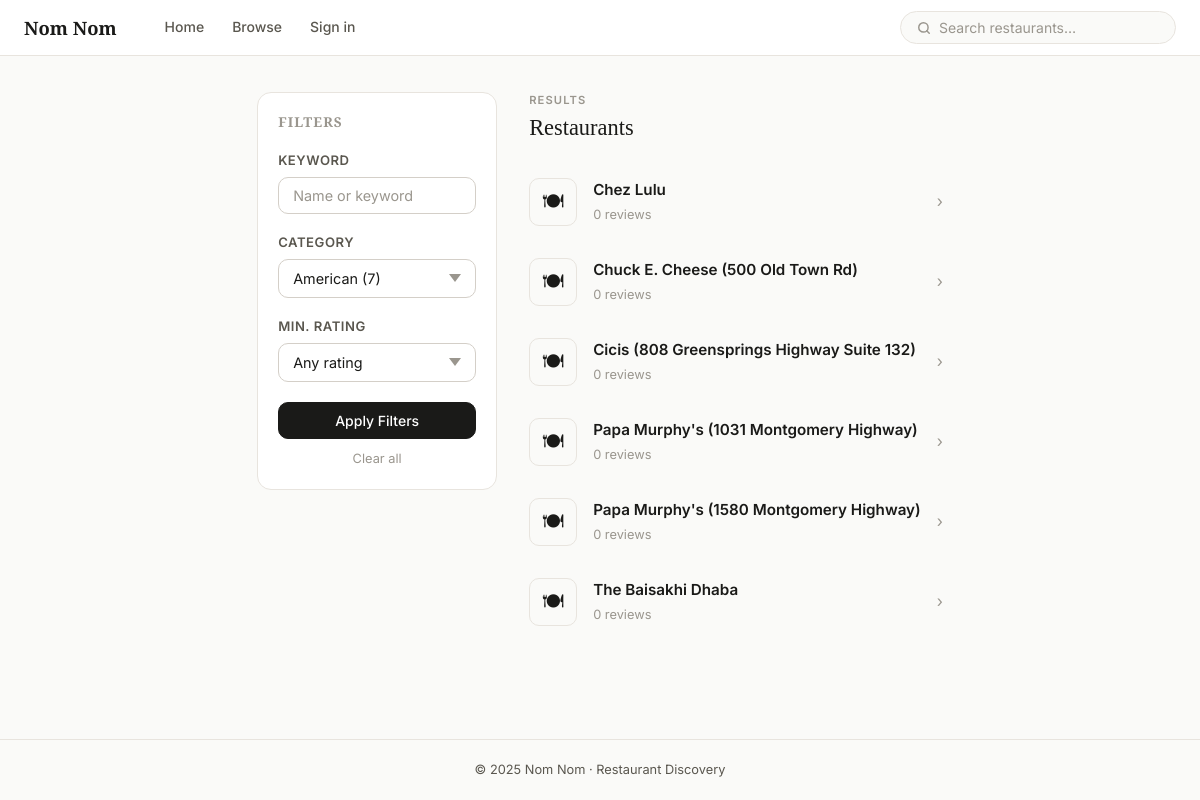
/browse?category=2, run on an earlier commit of the app's database.
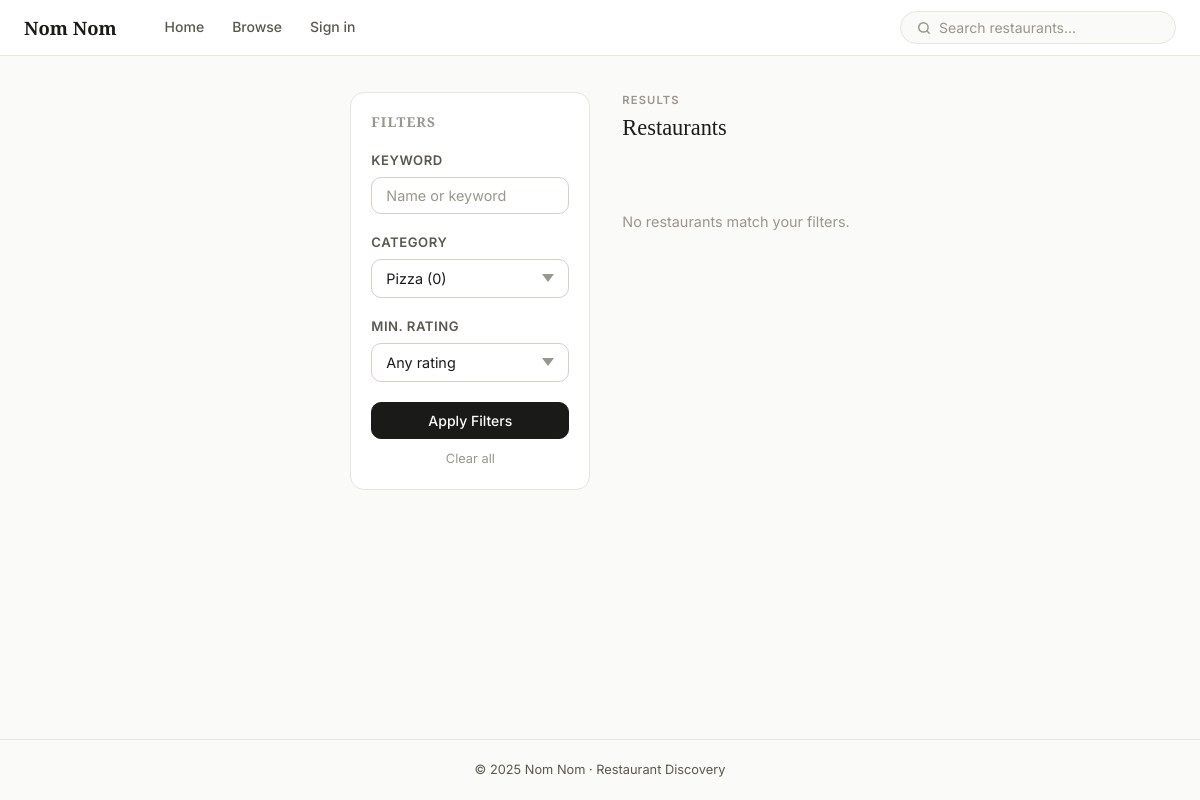
And on a later commit of the database.
### tables this page shows
CREATE TABLE restaurants (
    restaurant_id INTEGER PRIMARY KEY AUTOINCREMENT,
    name TEXT NOT NULL,
    category_id INTEGER,
    price_range TEXT,
    full_address TEXT,
    city TEXT,
    state TEXT,
    latitude REAL,
    longitude REAL,
    avg_rating REAL DEFAULT 0.00,
    total_reviews INTEGER DEFAULT 0,
    FOREIGN KEY (category_id) REFERENCES categories(category_id)
);

### web/app.py (the view)
@app.route('/browse')
def browse():
    keyword    = request.args.get("q", "").strip()
    category   = request.args.get("category", None, type=int)
    price      = request.args.get("price", "").strip()
    min_rating = request.args.get("min_rating", None, type=float)
    city       = request.args.get("city", "").strip()
    results    = db.search_restaurants(
        keyword=keyword or None,
        category_id=category,
        price_range=price or None,
        min_rating=min_rating,
        city=city or None,
    )
    categories = db.get_category_summary()
    query      = dict(q=keyword, category=category, price=price, min_rating=min_rating, city=city)
    return render_template("browse.html", restaurants=results, categories=categories, query=query)

### sqlQueries.py (called while the page is built)
def get_connection() -> sqlite3.Connection:
    conn = sqlite3.connect(DB_PATH)
    conn.row_factory = sqlite3.Row
    conn.execute("PRAGMA journal_mode = WAL")
    conn.execute("PRAGMA foreign_keys = ON")
    return conn

def get_category_summary() -> list[dict]:
    with get_connection() as conn:
        rows = conn.execute("""
            SELECT c.category_id, c.name AS category, COUNT(r.restaurant_id) AS restaurant_count
            FROM categories c
            LEFT JOIN restaurants r ON r.category_id = c.category_id
            GROUP BY c.category_id
            ORDER BY restaurant_count DESC
        """).fetchall()
    return [dict(r) for r in rows]

### web/app.py (called while the page is built)
def current_user():
    return session.get("user")

@app.context_processor
def inject_user():
    return {"user": current_user()}

### web/templates/browse.html (shortened to what this page needs)
{% extends "base.html" %}
{% block content %}
<div class="browse-layout">
  <aside class="sidebar">
    <form class="filter-panel" method="GET" action="{{ url_for('browse') }}">
      <h3>Filters</h3>
      <div class="filter-group">
        <label for="q">Keyword</label>
        <input type="text" id="q" name="q" class="form-control"
               value="{{ query.q or '' }}" placeholder="Name or keyword">
      </div>
      <div class="filter-group">
        <label for="category">Category</label>
        <select id="category" name="category" class="form-control">
          {% for cat in categories %}
            <option value="{{ loop.index }}"
              {% if query.category == loop.index %}selected{% endif %}>
              {{ cat.category }} ({{ cat.restaurant_count }})
            </option>
          {% endfor %}
        </select>
      </div>
      <div class="filter-group">
        <label for="min_rating">Min. Rating</label>
        <select id="min_rating" name="min_rating" class="form-control">
          <option value="">Any rating</option>
        </select>
      </div>
      <button type="submit" class="btn btn--primary">Apply Filters</button>
      <a href="{{ url_for('browse') }}" class="clear-link">Clear all</a>
    </form>
  </aside>
  <div class="browse-results">
    <div class="section-header" style="margin-bottom:20px">
      <div>
        <p class="eyebrow">Results</p>
        <h2>Restaurants</h2>
      </div>
    </div>
    {% if restaurants %}
      <ul class="restaurant-list">
        {% for r in restaurants %}
          <li>
            <a href="{{ url_for('restaurant', rid=r.restaurant_id) }}" class="restaurant-card">
              <div class="restaurant-card__icon">🍽</div>
              <div class="restaurant-card__body">
                <div class="restaurant-card__name">{{ r.name }}</div>
                <div class="restaurant-card__meta">
                  <span>{{ r.total_reviews }} review{% if r.total_reviews != 1 %}s{% endif %}</span>
                </div>
              </div>
              <span class="restaurant-card__arrow">›</span>
            </a>
          </li>
        {% endfor %}
      </ul>
    {% else %}
      <div class="empty-state">No restaurants match your filters.</div>
    {% endif %}
  </div>
</div>
{% endblock %}

What changed in the data, as far as the page shows it:
removed restaurants: name "Chez Lulu", total_reviews "0"
removed restaurants: name "Chuck E. Cheese (500 Old Town Rd)", total_reviews "0"
removed restaurants: name "Cicis (808 Greensprings Highway Suite 132)", total_reviews "0"
removed restaurants: name "Papa Murphy's (1031 Montgomery Highway)", total_reviews "0"
removed restaurants: name "Papa Murphy's (1580 Montgomery Highway)", total_reviews "0"
removed restaurants: name "The Baisakhi Dhaba", total_reviews "0"
Also different on the page:
form field category: "American (7)" → "Pizza (0)"
text now shown: "No restaurants match your filters."
